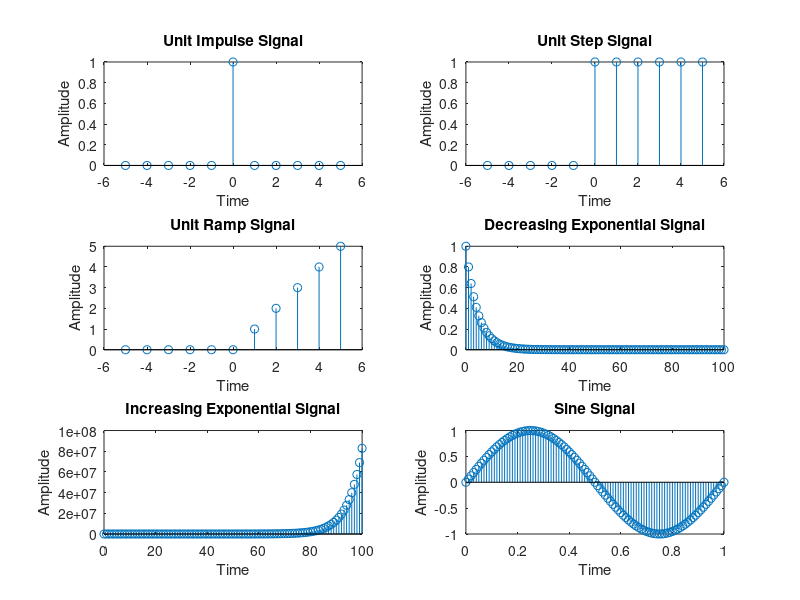

Write MATLAB code to recreate this figure.
clc; clear all; close all;

n1 = -5:5;
x1 = [zeros(1,5),ones(1),zeros(1,5)];
subplot(3,2,1);
stem(n1,x1);
xlabel('Time');
ylabel('Amplitude');
title('Unit Impulse Signal');

n2 = -5:5;
x2 = [zeros(1,5),ones(1,6)];
subplot(3,2,2);
stem(n2,x2);
xlabel('Time');
ylabel('Amplitude');
title('Unit Step Signal');

n3 = -5:5;
r  = 0:5;
x3 = [zeros(1,5),r];
subplot(3,2,3);
stem(n3,x3);
xlabel('Time');
ylabel('Amplitude');
title('Unit Ramp Signal');

a1 = 0.8;
n4 = 0:1:100;
x4 = power(a1,n4);
subplot(3,2,4);
stem(n4,x4);
xlabel('Time');
ylabel('Amplitude');
title('Decreasing Exponential Signal');

a2 = 1.2;
n5 = 0:1:100;
x5 = power(a2,n5);
subplot(3,2,5);
stem(n5,x5);
xlabel('Time');
ylabel('Amplitude');
title('Increasing Exponential Signal');

a3 = 1;
n6 = 0:0.01:1;
f1 = 1;
x6 = a3 * sin(2*pi*f1*n6);
subplot(3,2,6);
stem(n6,x6);
xlabel('Time');
ylabel('Amplitude');
title('Sine Signal');

